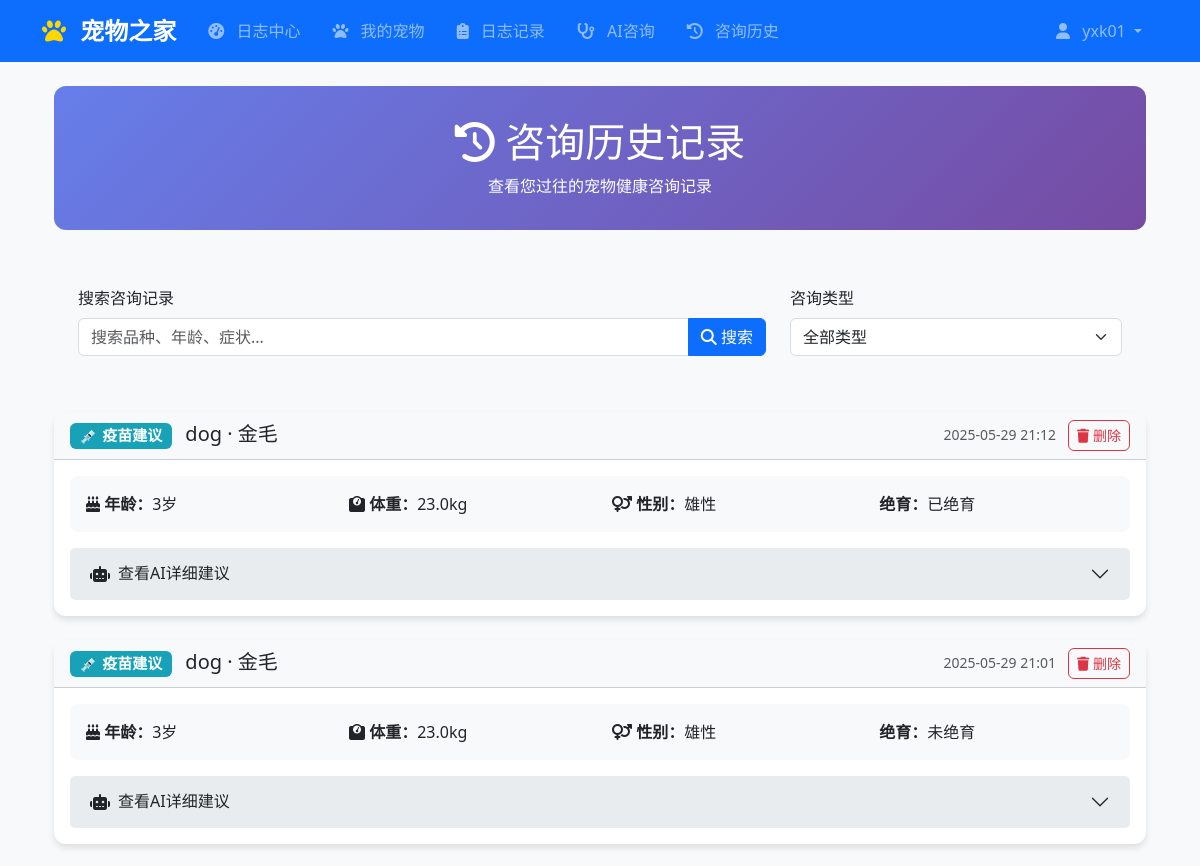
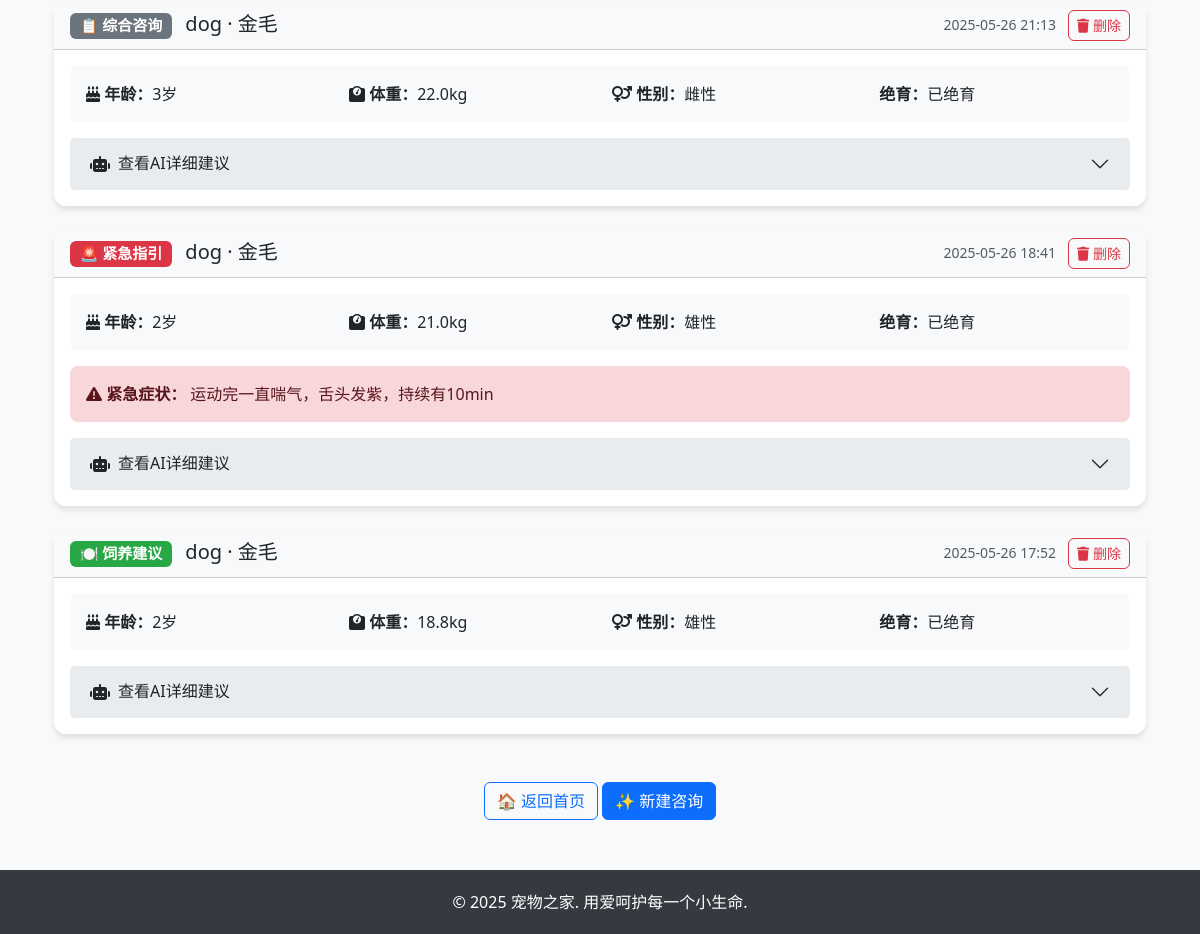
Page /consultations/history/ (signed in) on the committed database (2 pictures, top to bottom).
### accounts/models.py (models this page shows, shortened)
class CustomUser(AbstractUser):
    phone = models.CharField(max_length=15, blank=True, verbose_name='手机号码')
    profile_picture = models.ImageField(upload_to='profile_pics/', blank=True, verbose_name='头像')
    bio = models.TextField(max_length=500, blank=True, verbose_name='个人简介')
    birth_date = models.DateField(null=True, blank=True, verbose_name='生日')
    location = models.CharField(max_length=100, blank=True, verbose_name='所在地')
    settings_updated_at = models.DateTimeField(auto_now=True, verbose_name='设置更新时间')
    class Meta:
        verbose_name = '用户'
        verbose_name_plural = '用户'

### consultations/models.py (models this page shows, shortened)
class ConsultationHistory(TimeStampedModel):
    user = models.ForeignKey(
        settings.AUTH_USER_MODEL,
        on_delete=models.CASCADE,
        verbose_name="用户",
        related_name="consultation_histories"
    )
    pet = models.ForeignKey(
        Pet,
        on_delete=models.SET_NULL,
        null=True,
        blank=True,
        verbose_name="关联宠物",
        help_text="如果咨询是针对特定宠物的，可以关联宠物档案"
    )
    consult_type = models.CharField(
        max_length=20,
        choices=ConsultationChoices.CONSULT_TYPES,
        default='general',
        verbose_name="咨询类型"
    )
    pet_type = models.CharField(
        max_length=20,
        blank=True,
        verbose_name="宠物类型",
        help_text="当没有关联宠物档案时填写"
    )
    breed = models.CharField(
        max_length=100,
        blank=True,
        verbose_name="品种",
        help_text="当没有关联宠物档案时填写"
    )
    age = models.IntegerField(
        null=True,
        blank=True,
        verbose_name="年龄（月）",
        help_text="当没有关联宠物档案时填写，单位为月"
    )
    weight = models.FloatField(
        null=True,
        blank=True,
        verbose_name="体重（公斤）",
        help_text="当没有关联宠物档案时填写"
    )
    gender = models.CharField(
        max_length=10,
        choices=ConsultationChoices.GENDER_CHOICES,
        default='unknown',
        blank=True,
        verbose_name="性别",
        help_text="当没有关联宠物档案时填写"
    )
    is_neutered = models.CharField(
        max_length=10,
        choices=ConsultationChoices.NEUTERED_CHOICES,
        default='unknown',
        blank=True,
        verbose_name="绝育状态",
        help_text="当没有关联宠物档案时填写"
    )
    specific_question = models.TextField(
        blank=True,
        verbose_name="具体问题描述",
        help_text="详细描述您想咨询的问题"
    )
    emergency_symptoms = models.TextField(
        blank=True,
        verbose_name="紧急症状描述",
        help_text="如果是紧急情况，请详细描述症状"
    )
    additional_info = models.TextField(
        blank=True,
        verbose_name="补充信息",
        help_text="其他相关信息，如环境、饮食、行为变化等"
    )
    advice = models.TextField(
        verbose_name="AI建议",
        help_text="AI生成的建议和回复"
    )
    confidence_score = models.FloatField(
        null=True,
        blank=True,
        verbose_name="置信度分数",
        help_text="AI回复的置信度评分（0-1）"
    )
    user_rating = models.IntegerField(
        null=True,
        blank=True,
        choices=[(i, f"{i}星") for i in range(1, 6)],
        verbose_name="用户评分",
        help_text="用户对AI建议的评分（1-5星）"
    )
    user_feedback = models.TextField(
        blank=True,
        verbose_name="用户反馈",
        help_text="用户对AI建议的文字反馈"
    )
    session_id = models.CharField(
        max_length=100,
        blank=True,
        verbose_name="会话ID",
        help_text="用于关联同一次对话的多轮咨询"
    )
    ai_model_version = models.CharField(
        max_length=50,
        blank=True,
        verbose_name="AI模型版本",
        help_text="生成回复的AI模型版本"
    )
    processing_time = models.FloatField(
        null=True,
        blank=True,
        verbose_name="处理时间（秒）",
        help_text="AI处理请求所用的时间"
    )
    objects = ConsultationHistoryManager()
    class Meta:
        verbose_name = "AI咨询历史"
        verbose_name_plural = "AI咨询历史"
        ordering = ['-created_at']
        indexes = [
            models.Index(fields=['user', '-created_at']),
            models.Index(fields=['created_at']),
            models.Index(fields=['consult_type']),
            models.Index(fields=['session_id']),
            models.Index(fields=['pet']),
        ]

### consultations/views.py (the view, shortened to what this page needs)
# urls.py: path('history/', views.consultation_history_view, name='consultation_history'),
@login_required
def consultation_history_view(request):
    history_list = ConsultationHistory.objects.filter(user=request.user)
    query = request.GET.get('q')
    consult_type = request.GET.get('type')
    if consult_type:
        history_list = history_list.filter(consult_type=consult_type)
    paginator = Paginator(history_list, 5)  # 每页5条
    page_number = request.GET.get('page')
    page_obj = paginator.get_page(page_number)
    return render(request, 'consultations/consultation_history.html', {
        'page_obj': page_obj
    })

### consultations/templates/consultations/consultation_history.html (shortened to what this page needs)
{% extends "base.html" %}
{% block content %}
<div class="container mt-4">
    <div class="history-container">
        <div class="history-header">
            <h1><i class="fas fa-history"></i> 咨询历史记录</h1>
            <p class="mb-0">查看您过往的宠物健康咨询记录</p>
        </div>
        <div class="search-form">
            <form method="get">
                <div class="row align-items-end">
                    <div class="col-md-8">
                        <label class="form-label">搜索咨询记录</label>
                        <div class="input-group">
                            <input type="text" name="q" class="form-control"
                                   placeholder="搜索品种、年龄、症状..."
                                   value="{{ request.GET.q }}">
                            <button class="btn btn-primary" type="submit">
                                <i class="fas fa-search"></i> 搜索
                            </button>
                        </div>
                    </div>
                    <div class="col-md-4">
                        <label class="form-label">咨询类型</label>
                        <select name="type" class="form-select" title="选择咨询类型" onchange="this.form.submit()">
                            <option value="">全部类型</option>
                        </select>
                    </div>
                </div>
            </form>
        </div>
        <div class="row">
            {% for record in page_obj %}
            <div class="col-12 mb-4">
                <div class="card consultation-card">
                    <div class="card-header bg-light">
                        <div class="row align-items-center">
                            <div class="col-md-8">                                <h5 class="mb-0">
                                    {% if record.consult_type == 'feeding' %}
                                        <span class="badge badge-feeding me-2">🍽️ 饲养建议</span>
                                    {% elif record.consult_type == 'vaccine' %}
                                        <span class="badge badge-vaccine me-2">💉 疫苗建议</span>
                                    {% elif record.consult_type == 'health' %}
                                        <span class="badge badge-health me-2">🏃‍♂️ 健康建议</span>
                                    {% elif record.consult_type == 'emergency' %}
                                        <span class="badge badge-emergency me-2">🚨 紧急指引</span>
                                    {% else %}
                                        <span class="badge badge-general me-2">📋 综合咨询</span>
                                    {% endif %}
                                    {{ record.pet_type }} · {{ record.breed }}
                                </h5>
                            </div>
                            <div class="col-md-4 text-end">
                                <small class="text-muted">{{ record.created_at|date:"Y-m-d H:i" }}</small>
                                <a href="{% url 'consultations:delete_consultation_history' record.pk %}"
                                   class="btn btn-sm btn-outline-danger ms-2"
                                   onclick="return confirm('确定要删除这条记录吗？')">
                                    <i class="fas fa-trash"></i> 删除
                                </a>
                            </div>
                        </div>
                    </div>
                    <div class="card-body">
                        <div class="pet-info-grid">
                            <div class="row">
                                <div class="col-md-3">
                                    <strong><i class="fas fa-birthday-cake"></i> 年龄：</strong>{{ record.age }}岁
                                </div>
                                <div class="col-md-3">
                                    <strong><i class="fas fa-weight"></i> 体重：</strong>{{ record.weight }}kg
                                </div>
                                <div class="col-md-3">
                                    <strong><i class="fas fa-venus-mars"></i> 性别：</strong>{{ record.get_gender_display }}
                                </div>
                                <div class="col-md-3">
                                    <strong> 绝育：</strong>{{ record.get_is_neutered_display }}
                                </div>
                            </div>
                        </div>
                        {% if record.emergency_symptoms %}
                        <div class="mb-3 alert alert-danger">
                            <strong><i class="fas fa-exclamation-triangle"></i> 紧急症状：</strong>
                            {{ record.emergency_symptoms|truncatechars:100 }}
                        </div>
                        {% endif %}
                        <div class="accordion" id="accordion{{ record.id }}">
                            <div class="accordion-item border-0">
                                <h2 class="accordion-header" id="heading{{ record.id }}">
                                    <button class="accordion-button collapsed" type="button"
                                            data-bs-toggle="collapse" data-bs-target="#collapse{{ record.id }}">
                                        <i class="fas fa-robot me-2"></i> 查看AI详细建议
                                    </button>
                                </h2>
                            </div>
                        </div>
                    </div>
                </div>
            </div>
            {% endfor %}
        </div>
            <div class="text-center mt-4">
                <a href="{% url 'accounts:dashboard' %}" class="btn btn-outline-primary">🏠 返回首页</a>
                <a href="{% url 'consultations:pet_consult' %}" class="btn btn-primary">✨ 新建咨询</a>
            </div>
        </div>
    </div>
{% endblock %}

### templates/base.html (shortened to what this page needs)
<!DOCTYPE html>
<html lang="zh-CN">
<head>
    <link href="https://cdn.jsdelivr.net/npm/bootstrap@5.3.0/dist/css/bootstrap.min.css" rel="stylesheet">
    <link rel="stylesheet" href="https://cdnjs.cloudflare.com/ajax/libs/font-awesome/6.4.0/css/all.min.css">
</head>
<body>
    <nav class="navbar navbar-expand-lg navbar-dark bg-primary">
        <div class="container">
            <a class="navbar-brand" href="{% url 'home' %}">
                <i class="fas fa-paw"></i> 宠物之家
            </a>
                        <div class="collapse navbar-collapse" id="navbarNav">
                <ul class="navbar-nav me-auto">{% if user.is_authenticated %}
                        <li class="nav-item">
                            <a class="nav-link" href="{% url 'logs:logs_center' %}">
                                <i class="fas fa-tachometer-alt"></i> 日志中心
                            </a>
                        </li>
                        <li class="nav-item">
                            <a class="nav-link" href="{% url 'pets:pet_list' %}">
                                <i class="fas fa-paw"></i> 我的宠物
                            </a>
                        </li>
                        <li class="nav-item">
                            <a class="nav-link" href="{% url 'logs:log_list' %}">
                                <i class="fas fa-clipboard-list"></i> 日志记录
                            </a>
                        </li>                        <li class="nav-item">
                            <a class="nav-link" href="{% url 'accounts:dashboard' %}">
                                <i class="fas fa-stethoscope"></i> AI咨询
                            </a>
                        </li>
                        <li class="nav-item">
                            <a class="nav-link" href="{% url 'consultations:consultation_history' %}">
                                <i class="fas fa-history"></i> 咨询历史
                            </a>
                        </li>{% endif %}
                </ul>
                <ul class="navbar-nav">
                    {% if user.is_authenticated %}
                        <li class="nav-item dropdown">
                            <a class="nav-link dropdown-toggle" href="#" role="button" data-bs-toggle="dropdown" aria-expanded="false">
                                <i class="fas fa-user"></i> {{ user.username }}
                            </a>
                        </li>
                    {% endif %}
                </ul>
            </div>
        </div>
    </nav>
    <main class="container mt-4">
        {% block content %}{% endblock %}
    </main>
    <footer class="footer">
        <div class="container text-center">
            <p class="mb-0">&copy; 2025 宠物之家. 用爱呵护每一个小生命.</p>
        </div>
    </footer>
</body>
</html>

### templates/base.html (style rules this page uses)
body { font-family: 'Microsoft YaHei', 'Segoe UI', Tahoma, Geneva, Verdana, sans-serif; background-color: #f8f9fa; }
.navbar-brand { font-weight: bold; font-size: 1.5rem; }
.navbar-brand i { margin-right: 0.5rem; color: #ffd700; }
.navbar-nav .nav-link { margin: 0 0.5rem; border-radius: 6px; transition: all 0.3s ease; }
.navbar-nav .nav-link i { margin-right: 0.5rem; }
.btn { border-radius: 6px; font-weight: 500; transition: all 0.2s ease; }
.card { border: none; border-radius: 12px; box-shadow: 0 2px 4px rgba(0,0,0,0.1); transition: all 0.3s ease; }
.form-control, .form-select { border-radius: 6px; border: 1px solid #ddd; }
.alert { border-radius: 8px; border: none; }
main { min-height: calc(100vh - 200px); }
.footer { background-color: #343a40; color: white; padding: 20px 0; margin-top: 50px; }

### consultations/templates/consultations/consultation_history.html (style rules this page uses)
.history-container { max-width: 1200px; margin: 0 auto; }
.history-header { text-align: center; margin-bottom: 2rem; padding: 2rem; background: linear-gradient(135deg, #667eea 0%, #764ba2 100%); color: white; border-radius: 12px; }
.search-form { background: #f8f9fa; padding: 1.5rem; border-radius: 8px; margin-bottom: 2rem; }
.consultation-card { background: white; border-radius: 12px; box-shadow: 0 4px 6px rgba(0, 0, 0, 0.1); border: none; transition: transform 0.2s ease; }
.badge-feeding { background-color: #28a745; }
.badge-vaccine { background-color: #17a2b8; }
.badge-emergency { background-color: #dc3545; }
.badge-general { background-color: #6c757d; }
.pet-info-grid { background: #f8f9fa; padding: 1rem; border-radius: 8px; margin-bottom: 1rem; }
.accordion-button { background-color: #e9ecef !important; border: none; font-weight: 500; }

### rows in the picture
CustomUser: username "yxk01"
ConsultationHistory: consult_type "💉 疫苗建议", pet_type "dog", breed "金毛", created_at "2025-05-29 21:12", age "3", weight "23.0", gender "雄性", is_neutered "已绝育"
ConsultationHistory: consult_type "💉 疫苗建议", pet_type "dog", breed "金毛", created_at "2025-05-29 21:01", age "3", weight "23.0", gender "雄性", is_neutered "未绝育"
ConsultationHistory: consult_type "📋 综合咨询", pet_type "dog", breed "金毛", created_at "2025-05-26 21:13", age "3", weight "22.0", gender "雌性", is_neutered "已绝育"
ConsultationHistory: consult_type "🚨 紧急指引", pet_type "dog", breed "金毛", created_at "2025-05-26 18:41", age "2", weight "21.0", gender "雄性", is_neutered "已绝育", emergency_symptoms "运动完一直喘气，舌头发紫，持续有10min"
ConsultationHistory: consult_type "🍽️ 饲养建议", pet_type "dog", breed "金毛", created_at "2025-05-26 17:52", age "2", weight "18.8", gender "雄性", is_neutered "已绝育"
